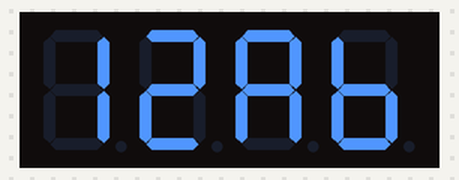
The sketch below on a simulated ESP8266 (NodeMCU). On the bench: 4-digit seven-segment display.

Above: at 0.1 s.
At 1.1 s:
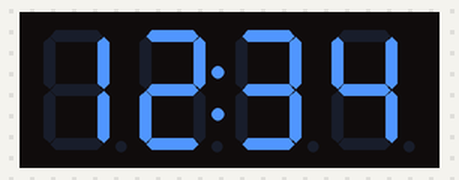

The sketch:

IoTPSP_TM1637_display_ESP32.ino
```cpp
// program to test a TM1637 display module on the IoT Proto Shield Plus
// www.gtronicsShop.com

// select ESP32 mini board: tools->Board->"WEMOS D1 MINI ESP32"
// select port number

#include <TM1637.h>

int CLK = 22;
int DIO = 21;

TM1637 tm(CLK,DIO);

void setup() {
  // put your setup code here, to run once:
  tm.init();

  //set brightness; 0-7
  tm.set(2);
}

void loop() {
  // put your main code here, to run repeatedly:

  // example: "12:ab"
  // tm.display(position, character);
  tm.display(0,1);
  tm.display(1,2);
  tm.point(1);
  tm.display(2,10);
  tm.display(3,11);

  delay(1000);

  // example: "1234"
  displayNumber(1234);

  delay(1000);
}

void displayNumber(int num){
    tm.display(3, num % 10);
    tm.display(2, num / 10 % 10);
    tm.display(1, num / 100 % 10);
    tm.display(0, num / 1000 % 10);
}
```

Measured:
- what the display in image 1 shows lasts 1.0 s, from 1.1 s to 2.1 s
